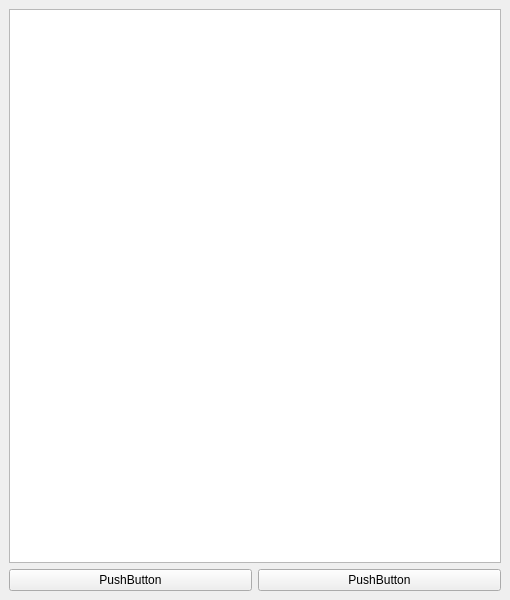
<?xml version="1.0" encoding="UTF-8"?>
<ui version="4.0">
 <class>MainWindow</class>
 <widget class="QMainWindow" name="MainWindow">
  <property name="geometry">
   <rect>
    <x>0</x>
    <y>0</y>
    <width>510</width>
    <height>600</height>
   </rect>
  </property>
  <property name="windowTitle">
   <string>MainWindow</string>
  </property>
  <widget class="QWidget" name="cWidget">
   <layout class="QVBoxLayout" name="verticalLayout">
    <item>
     <widget class="QListWidget" name="listWidget"/>
    </item>
    <item>
     <layout class="QHBoxLayout" name="hlayout">
      <item>
       <widget class="QPushButton" name="btn1">
        <property name="text">
         <string>PushButton</string>
        </property>
       </widget>
      </item>
      <item>
       <widget class="QPushButton" name="btn2">
        <property name="text">
         <string>PushButton</string>
        </property>
       </widget>
      </item>
     </layout>
    </item>
   </layout>
  </widget>
 </widget>
 <resources/>
 <connections/>
 <designerdata>
  <property name="gridDeltaX">
   <number>10</number>
  </property>
  <property name="gridDeltaY">
   <number>10</number>
  </property>
  <property name="gridSnapX">
   <bool>true</bool>
  </property>
  <property name="gridSnapY">
   <bool>true</bool>
  </property>
  <property name="gridVisible">
   <bool>true</bool>
  </property>
 </designerdata>
</ui>
